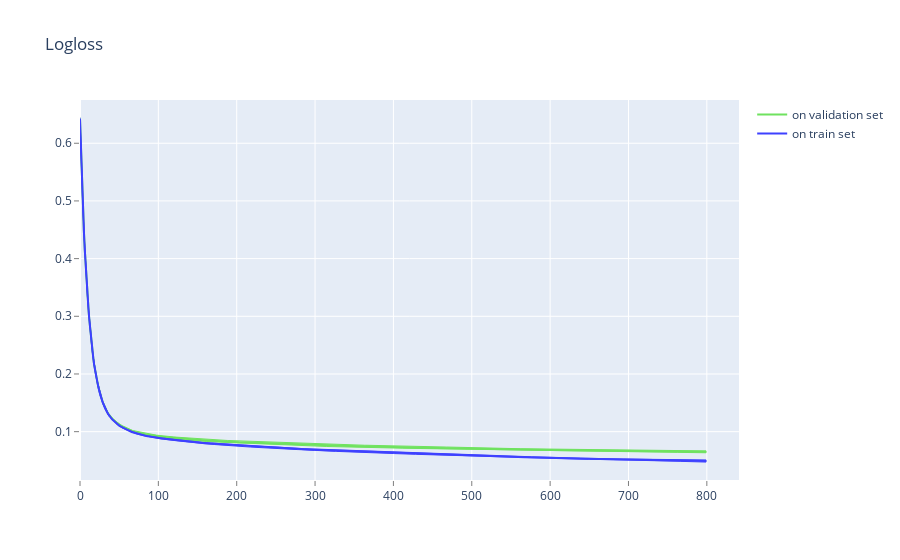

The code cell stored with this chart in its notebook:
### Code cell
data1, layout = plot_ic(cv_score['iterations'], cv_score['test-Logloss-mean'], 
                        cv_score['test-Logloss-mean'] + 1.96*cv_score['test-Logloss-std'],
                        cv_score['test-Logloss-mean'] - 1.96*cv_score['test-Logloss-std'],
                        'Logloss', legend = 'on validation set'
                       )
data2, layout = plot_ic(cv_score['iterations'], cv_score['train-Logloss-mean'], 
                        cv_score['train-Logloss-mean'] + 1.96*cv_score['train-Logloss-std'],
                        cv_score['train-Logloss-mean'] - 1.96*cv_score['train-Logloss-std'],
                        'Logloss', legend = 'on train set', color = 'blue'
                       )
go.Figure(data=data1+data2, layout=layout)

### Figure 1 — Plotly figure (JSON) as saved in the notebook; plotly's stock layout.template omitted (floating-point values rounded to 4 significant figures; data arrays with more than 128 entries replaced by an {"elided": "..."} marker saying what was removed)
{"data": [{"fill": "tozerox", "fillcolor": "rgb(194,243,187)", "line": {"color": "rgb(111,226,95)", "width": 1}, "showlegend": false, "type": "scatter", "x": {"elided": "1600 int values"}, "y": {"elided": "1600 float values"}}, {"line": {"color": "rgb(111,226,95)"}, "mode": "lines", "name": "on validation set", "showlegend": true, "type": "scatter", "x": {"elided": "800 int values"}, "y": {"elided": "800 float values"}}, {"fill": "tozerox", "fillcolor": "rgb(221,236,254)", "line": {"color": "rgb(62,65,255)", "width": 1}, "showlegend": false, "type": "scatter", "x": {"elided": "1600 int values"}, "y": {"elided": "1600 float values"}}, {"line": {"color": "rgb(62,65,255)"}, "mode": "lines", "name": "on train set", "showlegend": true, "type": "scatter", "x": {"elided": "800 int values"}, "y": {"elided": "800 float values"}}], "layout": {"title": {"text": "Logloss"}, "xaxis": {"gridcolor": "rgb(255,255,255)", "showgrid": true, "showline": false, "showticklabels": true, "tickcolor": "rgb(127,127,127)", "ticks": "outside"}, "yaxis": {"gridcolor": "rgb(255,255,255)", "showgrid": true, "showline": false, "showticklabels": true, "tickcolor": "rgb(127,127,127)", "ticks": "outside"}}}
